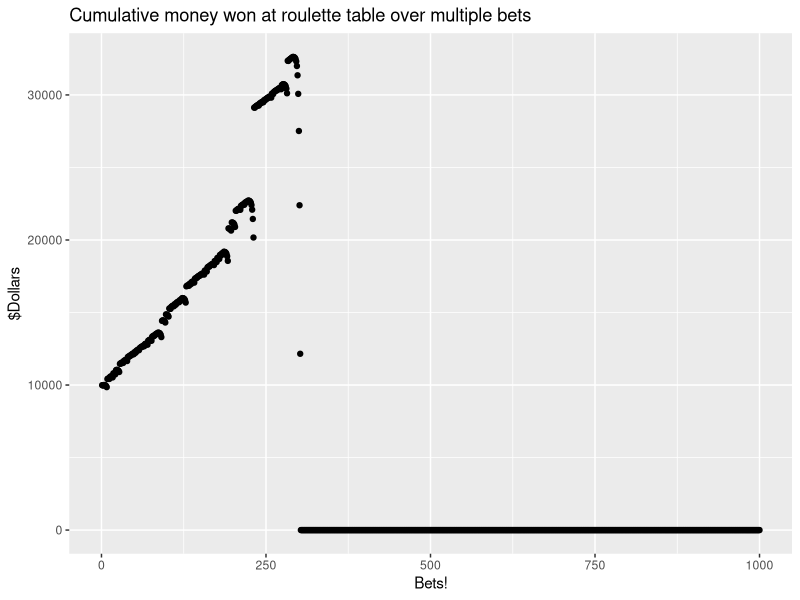
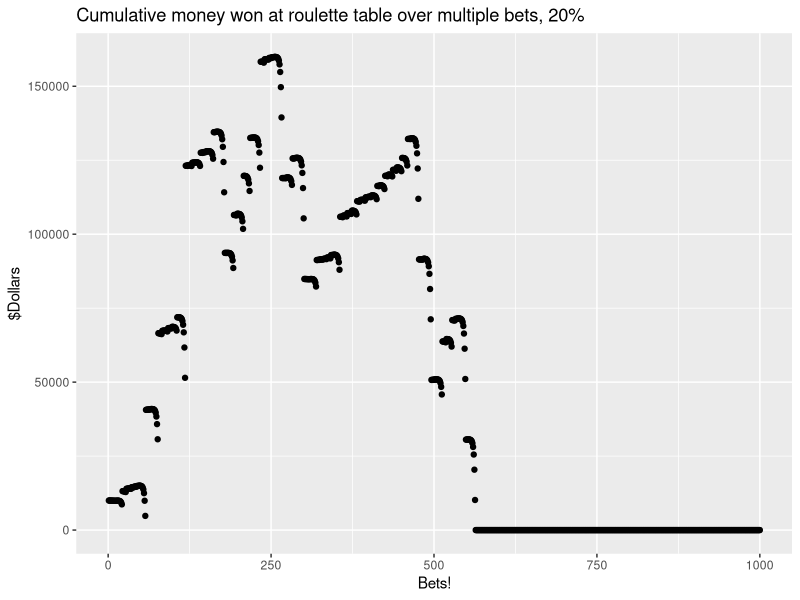
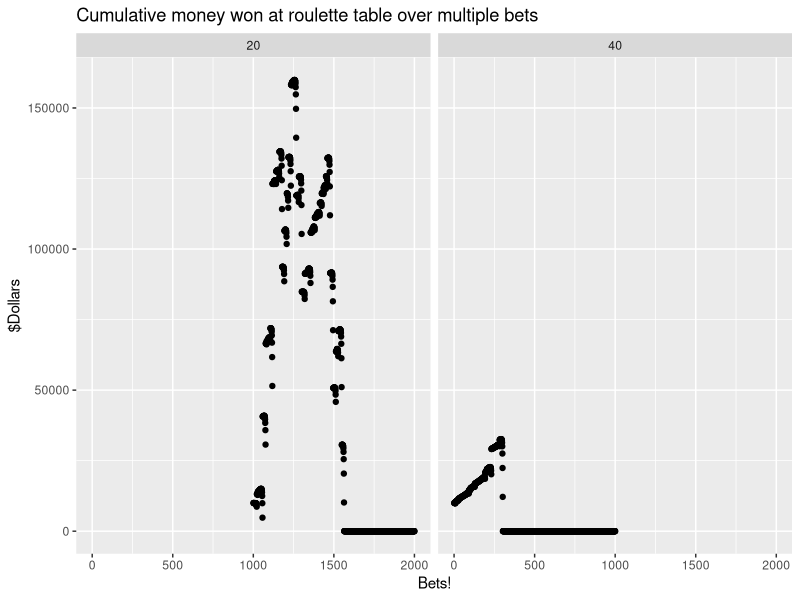
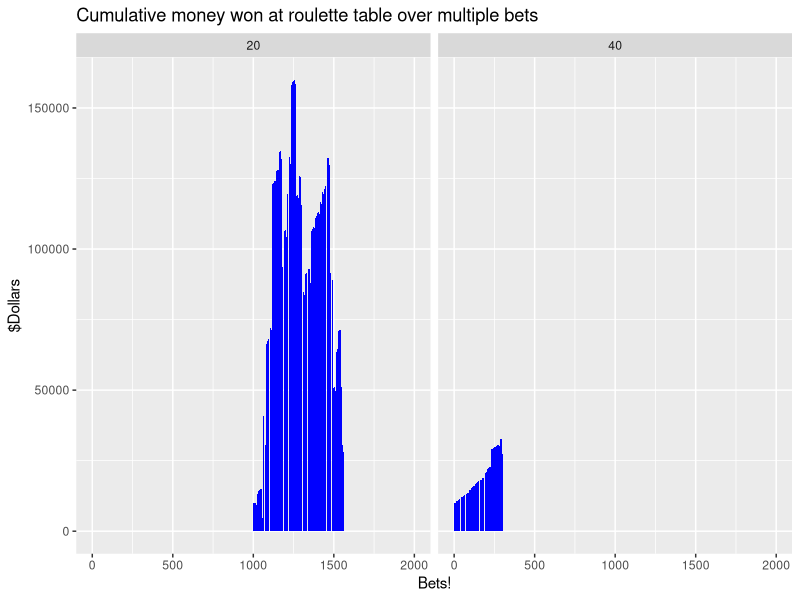

Write R code to recreate these figures, in order.
## ---- chunk 1
library(tidyverse)
set.seed(893)

# The below code creates a dataset rolls that is required for this project 

#' ----------------------------------------------------------------- '#
#             Parameters required for this code to run 
#' ----------------------------------------------------------------- '#
sampleSize <- 1000 # Create a dataset with sampleSize no.of. records 
outStandingBalance <- 10000 # Initial balance given to a player to pay Roulette 
winProbability <- 0.4 # Win probability. Out of 10 random guesses, player wins 40% of time (Too lucky!!!)
#' ----------------------------------------------------------------- '#

currentBet <- rep(10, sampleSize)
currentOutcome <- rbinom(sampleSize, 1, prob = c(winProbability))
lag1 <- lag(currentOutcome, 1L)
lag2 <- lag(currentOutcome, 2L)
lag3 <- lag(currentOutcome, 3L)
lag4 <- lag(currentOutcome, 4L)
lag5 <- lag(currentOutcome, 5L)
lag6 <- lag(currentOutcome, 6L)
lag7 <- lag(currentOutcome, 7L)
lag8 <- lag(currentOutcome, 8L)
lag9 <- lag(currentOutcome, 9L)
lag10 <- lag(currentOutcome, 10L)
lag11 <- lag(currentOutcome, 11L)
lag12 <- lag(currentOutcome, 12L)
rolls <- data.frame(currentBet, currentOutcome, lag1, lag2,
                    lag3, lag4, lag5, lag6, lag7, lag8, lag9, lag10, lag11, 
                    lag12)

rolls <- rolls %>% mutate(currentBet  = ifelse(lag1 == 1, 10,
        ifelse( ((lag1 == 0) | is.na(lag1)) & (lag2 == 1), 20,
        ifelse( ((lag1 == 0) | is.na(lag1)) & ((lag2 == 0) | is.na(lag2)) & (lag3 == 1), 40,
        ifelse( ((lag1 == 0) | is.na(lag1)) & ((lag2 == 0) | is.na(lag2)) & ((lag3 == 0) | is.na(lag3)) 
        & (lag4 == 1), 80,
        ifelse( ((lag1 == 0) | is.na(lag1)) & ((lag2 == 0) | is.na(lag2)) & ((lag3 == 0) | is.na(lag3)) 
        & ((lag4 == 0) | is.na(lag4)) & (lag5 == 1), 160,
        ifelse( ((lag1 == 0) | is.na(lag1)) & ((lag2 == 0) | is.na(lag2)) & ((lag3 == 0) | is.na(lag3)) 
        & ((lag4 == 0) | is.na(lag4)) & ((lag5 == 0) | is.na(lag5)) & (lag6 == 1), 320,
        ifelse( ((lag1 == 0) | is.na(lag1)) & ((lag2 == 0) | is.na(lag2)) & ((lag3 == 0) | is.na(lag3)) 
        & ((lag4 == 0) | is.na(lag4)) & ((lag5 == 0) | is.na(lag5)) & ((lag6 == 0) | is.na(lag6)) 
        & (lag7 == 1), 640,
        ifelse( ((lag1 == 0) | is.na(lag1)) & ((lag2 == 0) | is.na(lag2)) & ((lag3 == 0) | is.na(lag3)) 
        & ((lag4 == 0) | is.na(lag4)) & ((lag5 == 0) | is.na(lag5)) & ((lag6 == 0) | is.na(lag6)) 
        & ((lag7 == 0) | is.na(lag7)) & (lag8 == 1), 1280,
        ifelse( ((lag1 == 0) | is.na(lag1)) & ((lag2 == 0) | is.na(lag2)) & ((lag3 == 0) | is.na(lag3)) 
        & ((lag4 == 0) | is.na(lag4)) & ((lag5 == 0) | is.na(lag5)) & ((lag6 == 0) | is.na(lag6)) 
        & ((lag7 == 0) | is.na(lag7)) & ((lag8 == 0) | is.na(lag8)) & (lag9 == 1), 2560,
        ifelse( ((lag1 == 0) | is.na(lag1)) & ((lag2 == 0) | is.na(lag2)) & ((lag3 == 0) | is.na(lag3)) 
        & ((lag4 == 0) | is.na(lag4)) & ((lag5 == 0) | is.na(lag5)) & ((lag6 == 0) | is.na(lag6)) 
        & ((lag7 == 0) | is.na(lag7)) & ((lag8 == 0) | is.na(lag8)) & ((lag9 == 0) | is.na(lag9)) 
        & (lag10 == 1), 5120, 
        ifelse( ((lag1 == 0) | is.na(lag1)) & ((lag2 == 0) | is.na(lag2)) & ((lag3 == 0) | is.na(lag3)) 
        & ((lag4 == 0) | is.na(lag4)) & ((lag5 == 0) | is.na(lag5)) & ((lag6 == 0) | is.na(lag6)) 
        & ((lag7 == 0) | is.na(lag7)) & ((lag8 == 0) | is.na(lag8)) & ((lag9 == 0) | is.na(lag9)) 
        & ((lag10 == 0) | is.na(lag10)) & (lag11 == 1), 10240, 
        ifelse( ((lag1 == 0) | is.na(lag1)) & ((lag2 == 0) | is.na(lag2)) & ((lag3 == 0) | is.na(lag3)) 
        & ((lag4 == 0) | is.na(lag4)) & ((lag5 == 0) | is.na(lag5)) & ((lag6 == 0) | is.na(lag6)) 
        & ((lag7 == 0) | is.na(lag7)) & ((lag8 == 0) | is.na(lag8)) & ((lag9 == 0) | is.na(lag9)) 
        & ((lag10 == 0) | is.na(lag10)) & ((lag11 == 0) | is.na(lag11)) & (lag12 == 1), 20480, 10
        )))))))))))))

rolls <- rolls %>% mutate(currentBet = ifelse(is.na(currentBet), 10, currentBet))

rolls <- rolls[,c(1,2)]
rolls$balance <- rep(outStandingBalance,sampleSize)

for (i in 1:sampleSize) {
    if (rolls[i, "currentOutcome"] == 0) {
        outStandingBalance <- outStandingBalance - rolls[i, "currentBet"]
    } else { 
        outStandingBalance <- outStandingBalance + (rolls[i, "currentBet"]/10)*35
    }
    rolls[i, "balance"] <- outStandingBalance
}

startRecord <- 0 
if (nrow(rolls[rolls$balance < 0, ]) > 0) { 
    startRecord <- min(as.integer( row.names(rolls[rolls$balance < 0, ]) ))
    rolls[startRecord:sampleSize, c("currentBet", "balance") ] <- 0 
} else {
    startRecord <- nrow(rolls)
}

## ---- chunk 2
head(rolls)
## ---- chunk 3
p40 <- ggplot(data = rolls, mapping = aes(x = as.numeric(row.names(rolls)), y = balance)) + geom_point() + labs(title = "Cumulative money won at roulette table over multiple bets", x = "Bets!", y = "$Dollars")
p40
## ---- chunk 4
library(tidyverse)
set.seed(893)

# The below code creates a dataset rolls that is required for this project 

#' ----------------------------------------------------------------- '#
#             Parameters required for this code to run 
#' ----------------------------------------------------------------- '#
sampleSize2 <- 1000 # Create a dataset with sampleSize no.of. records 
outStandingBalance2 <- 10000 # Initial balance given to a player to pay Roulette 
winProbability2 <- 0.2 # Win probability. Out of 10 random guesses, player wins 40% of time (Too lucky!!!)
#' ----------------------------------------------------------------- '#

currentBet2 <- rep(10, sampleSize2)
currentOutcome2 <- rbinom(sampleSize2, 1, prob = c(winProbability2))
lag12 <- lag(currentOutcome2, 1L)
lag22 <- lag(currentOutcome2, 2L)
lag32 <- lag(currentOutcome2, 3L)
lag42 <- lag(currentOutcome2, 4L)
lag52 <- lag(currentOutcome2, 5L)
lag62 <- lag(currentOutcome2, 6L)
lag72 <- lag(currentOutcome2, 7L)
lag82 <- lag(currentOutcome2, 8L)
lag92 <- lag(currentOutcome2, 9L)
lag102 <- lag(currentOutcome2, 10L)
lag112 <- lag(currentOutcome2, 11L)
lag122 <- lag(currentOutcome2, 12L)
rolls2 <- data.frame(currentBet2, currentOutcome2, lag12, lag22,
                    lag32, lag42, lag52, lag62, lag72, lag82, lag92, lag102, lag112, 
                    lag122)

rolls2 <- rolls2 %>% mutate(currentBet2  = ifelse(lag12 == 1, 10,
        ifelse( ((lag12 == 0) | is.na(lag12)) & (lag22 == 1), 20,
        ifelse( ((lag12 == 0) | is.na(lag12)) & ((lag22 == 0) | is.na(lag22)) & (lag32 == 1), 40,
        ifelse( ((lag12 == 0) | is.na(lag12)) & ((lag22 == 0) | is.na(lag22)) & ((lag32 == 0) | is.na(lag32)) 
        & (lag42 == 1), 80,
        ifelse( ((lag12 == 0) | is.na(lag12)) & ((lag22 == 0) | is.na(lag22)) & ((lag32 == 0) | is.na(lag32)) 
        & ((lag42 == 0) | is.na(lag42)) & (lag52 == 1), 160,
        ifelse( ((lag12 == 0) | is.na(lag12)) & ((lag22 == 0) | is.na(lag22)) & ((lag32 == 0) | is.na(lag32)) 
        & ((lag42 == 0) | is.na(lag42)) & ((lag52 == 0) | is.na(lag52)) & (lag62 == 1), 320,
        ifelse( ((lag12 == 0) | is.na(lag12)) & ((lag22 == 0) | is.na(lag22)) & ((lag32 == 0) | is.na(lag32)) 
        & ((lag42 == 0) | is.na(lag42)) & ((lag52 == 0) | is.na(lag52)) & ((lag62 == 0) | is.na(lag62)) 
        & (lag72 == 1), 640,
        ifelse( ((lag12 == 0) | is.na(lag12)) & ((lag22 == 0) | is.na(lag22)) & ((lag32 == 0) | is.na(lag32)) 
        & ((lag42 == 0) | is.na(lag42)) & ((lag52 == 0) | is.na(lag52)) & ((lag62 == 0) | is.na(lag62)) 
        & ((lag72 == 0) | is.na(lag72)) & (lag82 == 1), 1280,
        ifelse( ((lag12 == 0) | is.na(lag12)) & ((lag22 == 0) | is.na(lag22)) & ((lag32 == 0) | is.na(lag32)) 
        & ((lag42 == 0) | is.na(lag42)) & ((lag52 == 0) | is.na(lag52)) & ((lag62 == 0) | is.na(lag62)) 
        & ((lag72 == 0) | is.na(lag72)) & ((lag82 == 0) | is.na(lag82)) & (lag92 == 1), 2560,
        ifelse( ((lag12 == 0) | is.na(lag12)) & ((lag22 == 0) | is.na(lag22)) & ((lag32 == 0) | is.na(lag32)) 
        & ((lag42 == 0) | is.na(lag42)) & ((lag52 == 0) | is.na(lag52)) & ((lag62 == 0) | is.na(lag62)) 
        & ((lag72 == 0) | is.na(lag72)) & ((lag82 == 0) | is.na(lag82)) & ((lag92 == 0) | is.na(lag92)) 
        & (lag102 == 1), 5120, 
        ifelse( ((lag12 == 0) | is.na(lag12)) & ((lag22 == 0) | is.na(lag22)) & ((lag32 == 0) | is.na(lag32)) 
        & ((lag42 == 0) | is.na(lag42)) & ((lag52 == 0) | is.na(lag52)) & ((lag62 == 0) | is.na(lag62)) 
        & ((lag72 == 0) | is.na(lag72)) & ((lag82 == 0) | is.na(lag82)) & ((lag92 == 0) | is.na(lag92)) 
        & ((lag102 == 0) | is.na(lag102)) & (lag112 == 1), 10240, 
        ifelse( ((lag12 == 0) | is.na(lag12)) & ((lag22 == 0) | is.na(lag22)) & ((lag32 == 0) | is.na(lag32)) 
        & ((lag42 == 0) | is.na(lag42)) & ((lag52 == 0) | is.na(lag52)) & ((lag62 == 0) | is.na(lag62)) 
        & ((lag72 == 0) | is.na(lag72)) & ((lag82 == 0) | is.na(lag82)) & ((lag92 == 0) | is.na(lag92)) 
        & ((lag102 == 0) | is.na(lag102)) & ((lag112 == 0) | is.na(lag112)) & (lag122 == 1), 20480, 10
        )))))))))))))

rolls2 <- rolls2 %>% mutate(currentBet2 = ifelse(is.na(currentBet2), 10, currentBet2))

rolls2 <- rolls2[,c(1,2)]
rolls2$balance2 <- rep(outStandingBalance2,sampleSize2)

for (i in 1:sampleSize2) {
    if (rolls2[i, "currentOutcome2"] == 0) {
        outStandingBalance2 <- outStandingBalance2 - rolls2[i, "currentBet2"]
    } else { 
        outStandingBalance2 <- outStandingBalance2 + (rolls2[i, "currentBet2"]/10)*35
    }
    rolls2[i, "balance2"] <- outStandingBalance2
}

startRecord2 <- 0 
if (nrow(rolls2[rolls2$balance2 < 0, ]) > 0) { 
    startRecord2 <- min(as.integer( row.names(rolls2[rolls2$balance2 < 0, ]) ))
    rolls2[startRecord2:sampleSize2, c("currentBet2", "balance2") ] <- 0 
} else {
    startRecord2 <- nrow(rolls2)
}

## ---- chunk 5
p20 <- ggplot(data = rolls2, mapping = aes(x = as.numeric(row.names(rolls2)), y = balance2)) + geom_point() + labs(title = "Cumulative money won at roulette table over multiple bets, 20%", x = "Bets!", y = "$Dollars")
p20
## ---- chunk 6
rollsnew = rolls %>% mutate(percentage = 40)
rollsnew20 = rolls2 %>% mutate(percentage = 20)
colnames(rollsnew20) = c("currentBet", "currentOutcome", "balance", "percentage")
rollsplot3 = rbind(rollsnew, rollsnew20)

plot3 = ggplot( rollsplot3 , aes(x = as.numeric(row.names(rollsplot3)), y=balance )) + labs(title = "Cumulative money won at roulette table over multiple bets", x = "Bets!", y = "$Dollars") + geom_point() + facet_grid( ~percentage)
plot3
## ---- chunk 7
plot4 = ggplot( rollsplot3 , aes(x = as.numeric(row.names(rollsplot3)), y=balance ))+ labs(title = "Cumulative money won at roulette table over multiple bets", x = "Bets!", y = "$Dollars") + geom_bar(stat = "identity",fill="blue") + facet_grid( ~percentage)
plot4
